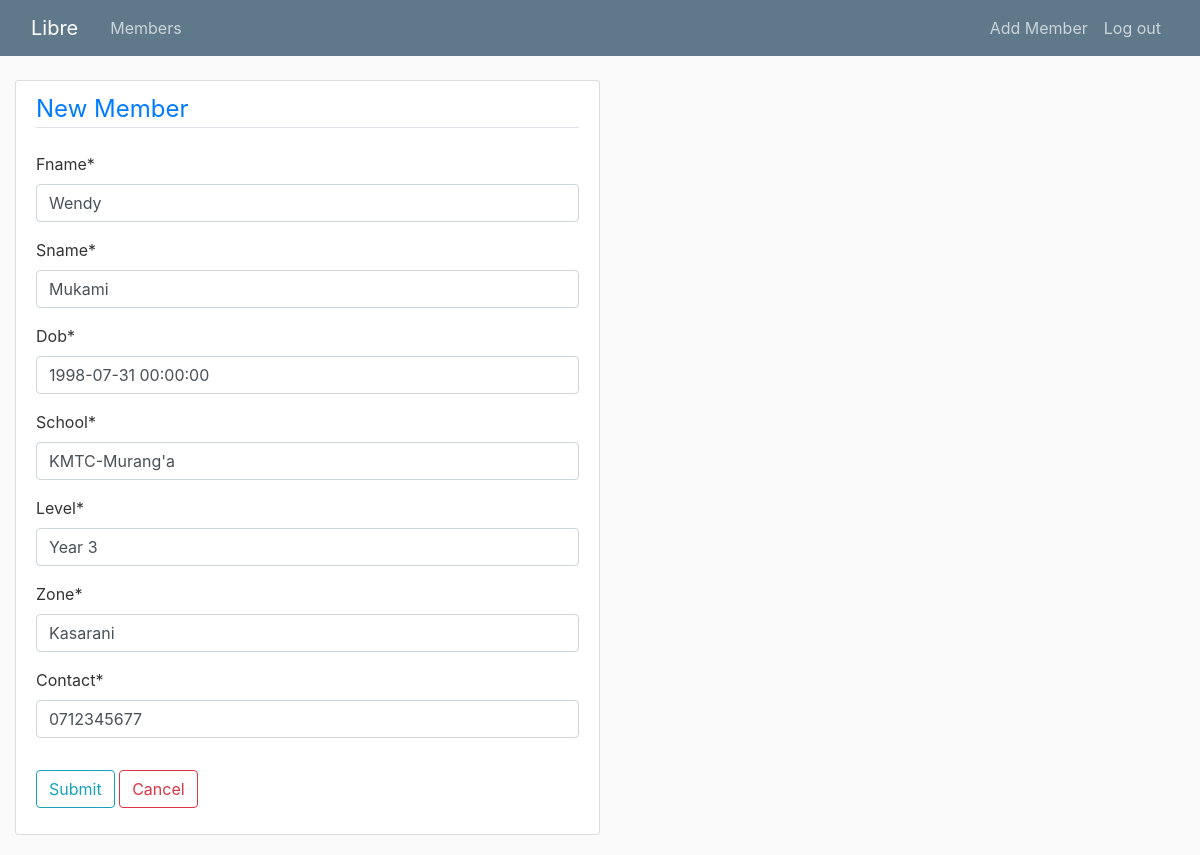
The page /2/update-member/ (signed in) on the database its author committed.
### users/models.py (models this page shows, shortened)
class Member(models.Model):
	fname = models.CharField(max_length=30)
	sname = models.CharField(max_length=30)
	dob = models.DateTimeField(default=timezone.now)
	school = models.CharField(max_length=100)
	level = models.CharField(max_length=30)
	zone = models.CharField(max_length=100)
	contact = models.CharField(max_length=100, default='0712345677')
	joined = models.DateTimeField(default=timezone.now)

### users/views.py (the view, shortened to what this page needs)
# urls.py: path('<int:pk>/update-member/', MemberUpdateView.as_view(), name='update-member'),
class MemberUpdateView(LoginRequiredMixin, UpdateView):
    model = Member
    fields = ['fname', 'sname', 'dob', 'school', 'level', 'zone', 'contact']

### users/templates/users/member_form.html (shortened to what this page needs)
{% extends 'users/_base.html' %}
{% load crispy_forms_tags %}
{% block body %}
<div class="col-sm-6 content-section">
<form method="POST" action="" enctype="multipart/form-data">
    <fieldset class="form-group">
        <legend class="border-bottom mb-4 text-primary">New Member</legend>
        {{ form|crispy }}
    </fieldset>
    <div class="form-group">
        <button type="submit" class="btn btn-outline-info">Submit</button>
        <button type="reset" class="btn btn-outline-danger">Cancel</button>
    </div>
</form>
</div>
{% endblock %}

### users/static/users/css/main.css (style rules this page uses)
body { background: #fafafa; color: #333333; margin-top: 5rem; }
.content-section { background: #ffffff; padding: 10px 20px; border: 1px solid #dddddd; border-radius: 3px; margin-bottom: 20px; }

### rows shown on the page
Member: fname "Wendy", sname "Mukami", dob "1998-07-31 00:00:00", school "KMTC-Murang'a", level "Year 3", zone "Kasarani", contact "0712345677"
